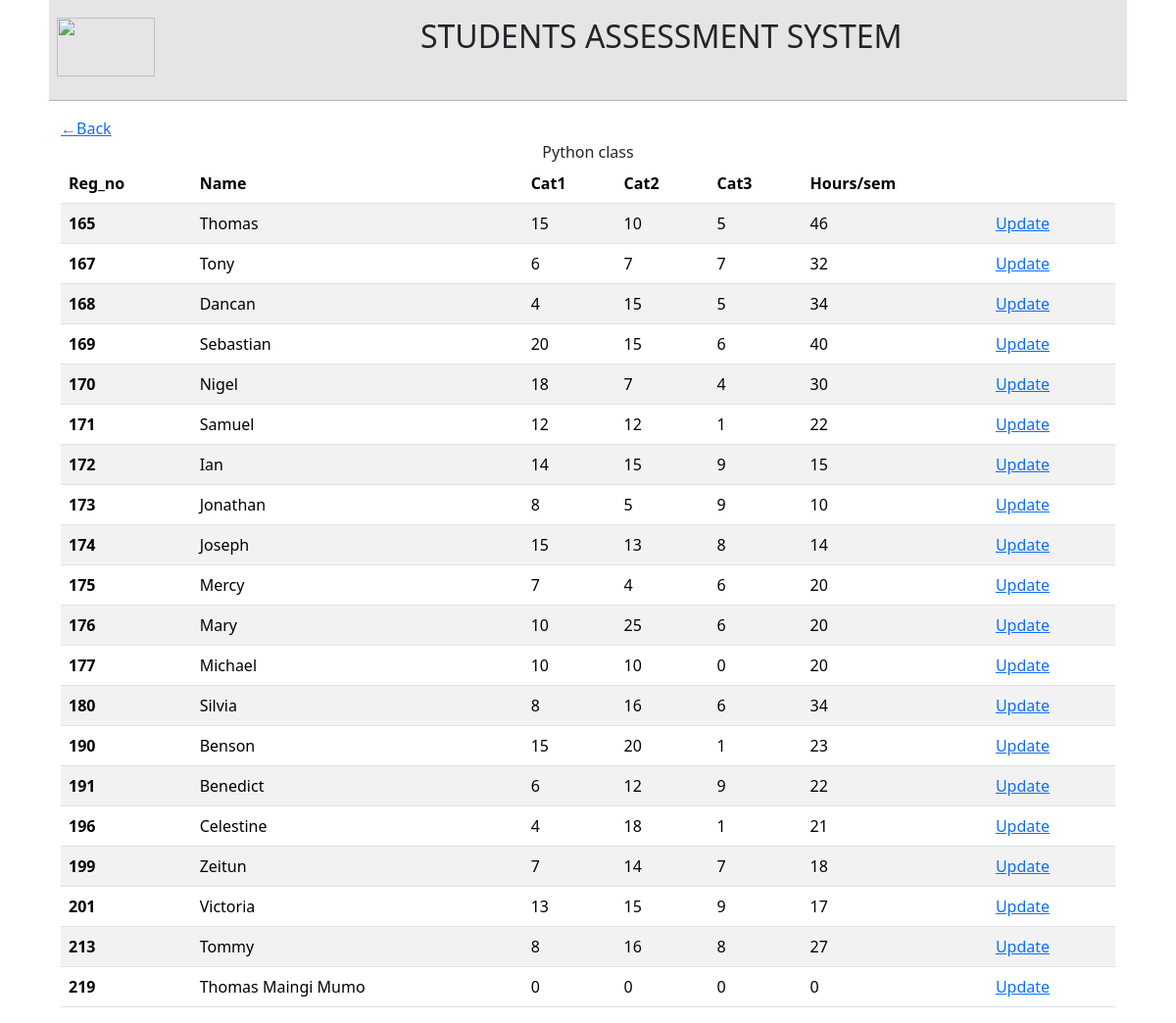
/grades/ (signed in), run on the app's committed database.
### users/models.py (models this page shows, shortened)
class CustomUser(AbstractUser):
    phone_number=models.CharField(max_length=13)
    unit=models.CharField(max_length=100,default='Null')

class Python(models.Model):
    name=models.OneToOneField(Students, on_delete=models.CASCADE)
    reg=models.IntegerField(default=0,primary_key=True)
    cat1=models.IntegerField(default=0)
    cat2=models.IntegerField(default=0)
    cat3=models.IntegerField(default=0)
    hours=models.IntegerField(default=0)
    prediction=models.CharField(max_length=4,default='NULL')

class Students(models.Model):
    name=models.CharField(max_length=50)
    units=models.ManyToManyField(Units)
    clubs=models.ManyToManyField(Clubs)
    phone_no = models.CharField(verbose_name="Phone number", max_length=10,
    validators=[int_list_validator(sep=''),MinLengthValidator(10),],
    default='07xxx')
    email=models.EmailField(max_length = 254)
    def __str__(self):
        return self.name

### student/views.py (the view, shortened to what this page needs)
# urls.py: path('grades/',grades_view,name='grades-view'),
def grades_view(request):
    pk=request.session.get('pk')
    print(pk)
    user=CustomUser.objects.get(pk=pk)
    if user.unit=='php':
        students=Php.objects.all()
        context={
            'students':students,
            'class':'PHP'
        }
        return render(request,'grades.html',context)
    elif user.unit=='python':
        students=Python.objects.all()
        context={
            'students':students,
            'class':'Python'
        }
        return render(request,'grades.html',context)

### templates/grades.html
{%extends 'base.html'%}
{%load static%}
{%block content%}
<a href="/home/">&#8592;Back</a>
<center>{{class}} class</center>
<table class="table table-striped">
    <thead>
      <tr>
        <th scope="col">Reg_no</th>
        <th scope="col">Name</th>
        <th scope="col">Cat1</th>
        <th scope="col">Cat2</th>
        <th scope="col">Cat3</th>
        <th scope="col">Hours/sem</th>
        <th scope="col"></th>
      </tr>
    </thead>
    <tbody>
    {%for student in students%}
      <tr>
        <th scope="row">{{student.pk}}</th>
        <td>{{student.name}}</td>
        <td>{{student.cat1}}</td>
        <td>{{student.cat2}}</td>
        <td>{{student.cat3}}</td>
        <td>{{student.hours}}</td>
        <td><a href="{%url 'update-view' student.pk%}">Update</a></td>
      </tr>
      {%endfor%}
    </tbody>
  </table>
{%endblock content%}

### templates/base.html (shortened to what this page needs)
{%load static%}
<!DOCTYPE html>
<html lang="en">
<head>
    <link href="https://cdn.jsdelivr.net/npm/bootstrap@5.3.2/dist/css/bootstrap.min.css" rel="stylesheet">
    <link rel="stylesheet" href="{% static 'styles.css' %}">
</head>
<body>
    <div class="head" >
        <div class="d-flex p-2">
            <img src="{%static 'images/logo3.png' %}" alt="">
            <h2>STUDENTS ASSESSMENT SYSTEM</h2>
        </div>
        <hr>
    </div>
    <div class="container mt-3" id="tom">
        {%block content%}
        {%endblock content%}
    </div>
</body>
</html>

### static/styles.css (style rules this page uses)
body { padding-left: 50px; padding-right: 50px; font-family:'Segoe UI', Tahoma, Geneva, Verdana, sans-serif; }
.head { background-color: rgb(230, 228, 228); padding-top: 10px; }
.head img { width: 100px; height: 60px; }
.head h2 { margin-left: 25%; }

### data on the page
CustomUser: unit "Python"
Python: pk "165", name "Thomas", cat1 "15", cat2 "10", cat3 "5", hours "46"
Python: pk "167", name "Tony", cat1 "6", cat2 "7", cat3 "7", hours "32"
Python: pk "168", name "Dancan", cat1 "4", cat2 "15", cat3 "5", hours "34"
Python: pk "169", name "Sebastian", cat1 "20", cat2 "15", cat3 "6", hours "40"
Python: pk "170", name "Nigel", cat1 "18", cat2 "7", cat3 "4", hours "30"
Python: pk "171", name "Samuel", cat1 "12", cat2 "12", cat3 "1", hours "22"
Python: pk "172", name "Ian", cat1 "14", cat2 "15", cat3 "9", hours "15"
Python: pk "173", name "Jonathan", cat1 "8", cat2 "5", cat3 "9", hours "10"
Python: pk "174", name "Joseph", cat1 "15", cat2 "13", cat3 "8", hours "14"
Python: pk "175", name "Mercy", cat1 "7", cat2 "4", cat3 "6", hours "20"
Python: pk "176", name "Mary", cat1 "10", cat2 "25", cat3 "6", hours "20"
Python: pk "177", name "Michael", cat1 "10", cat2 "10", cat3 "0", hours "20"
Python: pk "180", name "Silvia", cat1 "8", cat2 "16", cat3 "6", hours "34"
Python: pk "190", name "Benson", cat1 "15", cat2 "20", cat3 "1", hours "23"
Python: pk "191", name "Benedict", cat1 "6", cat2 "12", cat3 "9", hours "22"
Python: pk "196", name "Celestine", cat1 "4", cat2 "18", cat3 "1", hours "21"
Python: pk "199", name "Zeitun", cat1 "7", cat2 "14", cat3 "7", hours "18"
Python: pk "201", name "Victoria", cat1 "13", cat2 "15", cat3 "9", hours "17"
Python: pk "213", name "Tommy", cat1 "8", cat2 "16", cat3 "8", hours "27"
Python: pk "219", name "Thomas Maingi Mumo", cat1 "0", cat2 "0", cat3 "0", hours "0"
